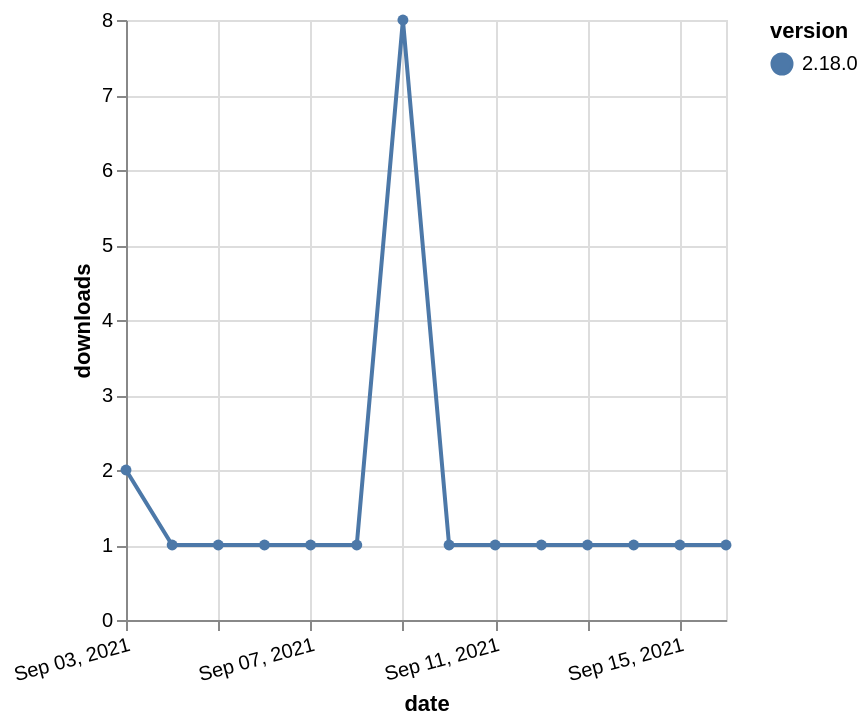

Vega-Lite specification stored for this chart:
### Vega-Lite specification from a JSON file in a GitHub repository (floating-point values rounded to 4 significant figures)
{"$schema": "https://vega.github.io/schema/vega-lite/v5.json", "description": "A simple bar chart with embedded data.", "data": {"values": [{"date": "2021-09-03", "total": 525, "delta": 2, "version": "2.18.0"}, {"date": "2021-09-04", "total": 526, "delta": 1, "version": "2.18.0"}, {"date": "2021-09-05", "total": 527, "delta": 1, "version": "2.18.0"}, {"date": "2021-09-06", "total": 528, "delta": 1, "version": "2.18.0"}, {"date": "2021-09-07", "total": 529, "delta": 1, "version": "2.18.0"}, {"date": "2021-09-08", "total": 530, "delta": 1, "version": "2.18.0"}, {"date": "2021-09-09", "total": 538, "delta": 8, "version": "2.18.0"}, {"date": "2021-09-10", "total": 539, "delta": 1, "version": "2.18.0"}, {"date": "2021-09-11", "total": 540, "delta": 1, "version": "2.18.0"}, {"date": "2021-09-12", "total": 541, "delta": 1, "version": "2.18.0"}, {"date": "2021-09-13", "total": 542, "delta": 1, "version": "2.18.0"}, {"date": "2021-09-14", "total": 543, "delta": 1, "version": "2.18.0"}, {"date": "2021-09-15", "total": 544, "delta": 1, "version": "2.18.0"}, {"date": "2021-09-16", "total": 545, "delta": 1, "version": "2.18.0"}]}, "width": "container", "mark": {"type": "line", "point": {"filled": true}}, "encoding": {"x": {"field": "date", "type": "temporal", "timeUnit": "yearmonthdate", "title": "date", "axis": {"labelAngle": -15}}, "y": {"field": "delta", "type": "quantitative", "title": "downloads"}, "color": {"field": "version", "type": "nominal"}, "tooltip": {"field": "delta"}}}
